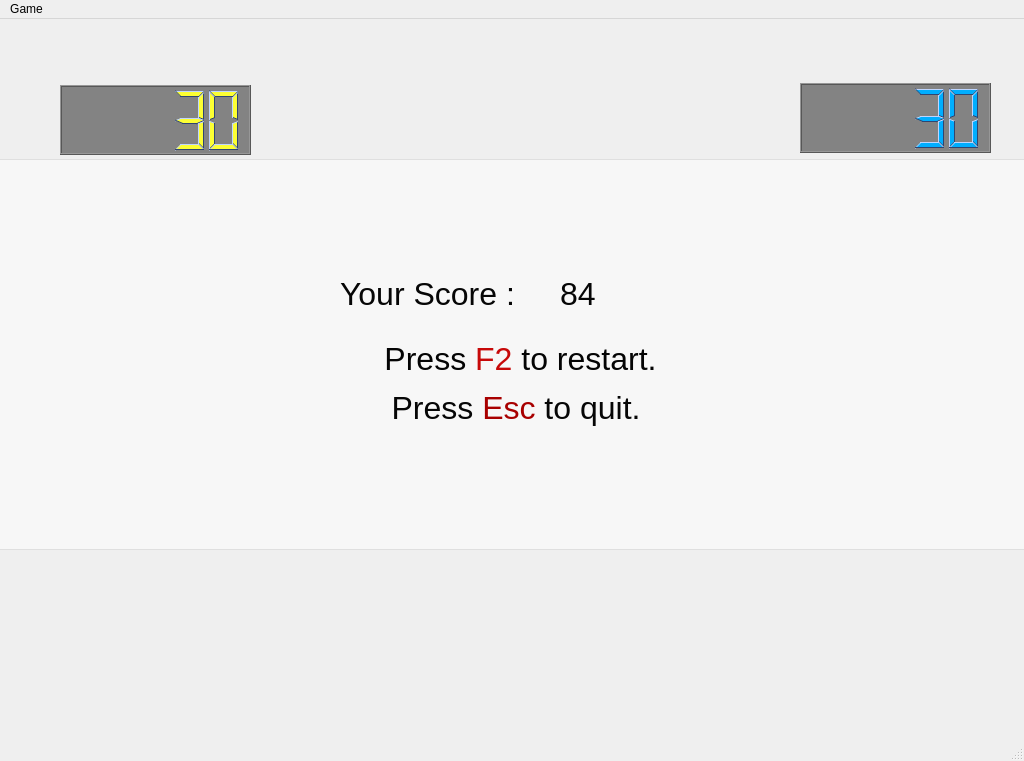
<?xml version="1.0" encoding="UTF-8"?>
<ui version="4.0">
 <class>Forest</class>
 <widget class="QMainWindow" name="Forest">
  <property name="geometry">
   <rect>
    <x>0</x>
    <y>0</y>
    <width>1024</width>
    <height>761</height>
   </rect>
  </property>
  <property name="windowTitle">
   <string>Forest</string>
  </property>
  <widget class="QWidget" name="centralWidget">
   <property name="enabled">
    <bool>true</bool>
   </property>
   <property name="minimumSize">
    <size>
     <width>1024</width>
     <height>683</height>
    </size>
   </property>
   <property name="maximumSize">
    <size>
     <width>1024</width>
     <height>683</height>
    </size>
   </property>
   <widget class="QTextBrowser" name="textBrowser">
    <property name="geometry">
     <rect>
      <x>-20</x>
      <y>140</y>
      <width>1061</width>
      <height>391</height>
     </rect>
    </property>
    <property name="autoFillBackground">
     <bool>false</bool>
    </property>
    <property name="styleSheet">
     <string notr="true">background-color: rgba(255, 255, 255, 121);
selection-color: rgba(255, 255, 255, 0);
selection-background-color: rgba(255, 255, 255, 0);</string>
    </property>
    <property name="frameShadow">
     <enum>QFrame::Plain</enum>
    </property>
    <property name="lineWidth">
     <number>0</number>
    </property>
    <property name="html">
     <string>&lt;!DOCTYPE HTML PUBLIC &quot;-//W3C//DTD HTML 4.0//EN&quot; &quot;http://www.w3.org/TR/REC-html40/strict.dtd&quot;&gt;
&lt;html&gt;&lt;head&gt;&lt;meta name=&quot;qrichtext&quot; content=&quot;1&quot; /&gt;&lt;style type=&quot;text/css&quot;&gt;
p, li { white-space: pre-wrap; }
&lt;/style&gt;&lt;/head&gt;&lt;body style=&quot; font-family:'Cantarell'; font-size:11pt; font-weight:400; font-style:normal;&quot;&gt;
&lt;p align=&quot;center&quot; style=&quot;-qt-paragraph-type:empty; margin-top:0px; margin-bottom:0px; margin-left:0px; margin-right:0px; -qt-block-indent:0; text-indent:0px;&quot;&gt;&lt;br /&gt;&lt;/p&gt;&lt;/body&gt;&lt;/html&gt;</string>
    </property>
   </widget>
   <widget class="QLabel" name="label">
    <property name="geometry">
     <rect>
      <x>230</x>
      <y>190</y>
      <width>631</width>
      <height>281</height>
     </rect>
    </property>
    <property name="focusPolicy">
     <enum>Qt::StrongFocus</enum>
    </property>
    <property name="text">
     <string/>
    </property>
   </widget>
   <widget class="QLabel" name="label_2">
    <property name="geometry">
     <rect>
      <x>0</x>
      <y>0</y>
      <width>1024</width>
      <height>61</height>
     </rect>
    </property>
    <property name="text">
     <string/>
    </property>
    <property name="pixmap">
     <pixmap>black-wallpaper-1.jpg</pixmap>
    </property>
   </widget>
   <widget class="QLabel" name="label_3">
    <property name="geometry">
     <rect>
      <x>0</x>
      <y>580</y>
      <width>1024</width>
      <height>101</height>
     </rect>
    </property>
    <property name="text">
     <string/>
    </property>
    <property name="pixmap">
     <pixmap>black-wallpaper-1.jpg</pixmap>
    </property>
   </widget>
   <widget class="QLabel" name="AbeIntro">
    <property name="enabled">
     <bool>true</bool>
    </property>
    <property name="geometry">
     <rect>
      <x>0</x>
      <y>-10</y>
      <width>1024</width>
      <height>701</height>
     </rect>
    </property>
    <property name="text">
     <string/>
    </property>
    <property name="pixmap">
     <pixmap>Abe.png</pixmap>
    </property>
   </widget>
   <widget class="QLCDNumber" name="lcdNumber">
    <property name="geometry">
     <rect>
      <x>800</x>
      <y>64</y>
      <width>191</width>
      <height>70</height>
     </rect>
    </property>
    <property name="palette">
     <palette>
      <active>
       <colorrole role="WindowText">
        <brush brushstyle="SolidPattern">
         <color alpha="255">
          <red>0</red>
          <green>174</green>
          <blue>255</blue>
         </color>
        </brush>
       </colorrole>
       <colorrole role="Button">
        <brush brushstyle="SolidPattern">
         <color alpha="255">
          <red>131</red>
          <green>131</green>
          <blue>131</blue>
         </color>
        </brush>
       </colorrole>
       <colorrole role="Light">
        <brush brushstyle="SolidPattern">
         <color alpha="255">
          <red>191</red>
          <green>213</green>
          <blue>255</blue>
         </color>
        </brush>
       </colorrole>
       <colorrole role="Midlight">
        <brush brushstyle="SolidPattern">
         <color alpha="255">
          <red>143</red>
          <green>176</green>
          <blue>240</blue>
         </color>
        </brush>
       </colorrole>
       <colorrole role="Dark">
        <brush brushstyle="SolidPattern">
         <color alpha="255">
          <red>47</red>
          <green>69</green>
          <blue>113</blue>
         </color>
        </brush>
       </colorrole>
       <colorrole role="Mid">
        <brush brushstyle="SolidPattern">
         <color alpha="255">
          <red>63</red>
          <green>93</green>
          <blue>151</blue>
         </color>
        </brush>
       </colorrole>
       <colorrole role="Text">
        <brush brushstyle="SolidPattern">
         <color alpha="255">
          <red>0</red>
          <green>0</green>
          <blue>0</blue>
         </color>
        </brush>
       </colorrole>
       <colorrole role="BrightText">
        <brush brushstyle="SolidPattern">
         <color alpha="255">
          <red>255</red>
          <green>255</green>
          <blue>255</blue>
         </color>
        </brush>
       </colorrole>
       <colorrole role="ButtonText">
        <brush brushstyle="SolidPattern">
         <color alpha="255">
          <red>0</red>
          <green>0</green>
          <blue>0</blue>
         </color>
        </brush>
       </colorrole>
       <colorrole role="Base">
        <brush brushstyle="SolidPattern">
         <color alpha="255">
          <red>131</red>
          <green>131</green>
          <blue>131</blue>
         </color>
        </brush>
       </colorrole>
       <colorrole role="Window">
        <brush brushstyle="SolidPattern">
         <color alpha="255">
          <red>131</red>
          <green>131</green>
          <blue>131</blue>
         </color>
        </brush>
       </colorrole>
       <colorrole role="Shadow">
        <brush brushstyle="SolidPattern">
         <color alpha="255">
          <red>0</red>
          <green>0</green>
          <blue>0</blue>
         </color>
        </brush>
       </colorrole>
       <colorrole role="AlternateBase">
        <brush brushstyle="SolidPattern">
         <color alpha="255">
          <red>175</red>
          <green>197</green>
          <blue>240</blue>
         </color>
        </brush>
       </colorrole>
       <colorrole role="ToolTipBase">
        <brush brushstyle="SolidPattern">
         <color alpha="255">
          <red>255</red>
          <green>255</green>
          <blue>220</blue>
         </color>
        </brush>
       </colorrole>
       <colorrole role="ToolTipText">
        <brush brushstyle="SolidPattern">
         <color alpha="255">
          <red>0</red>
          <green>0</green>
          <blue>0</blue>
         </color>
        </brush>
       </colorrole>
      </active>
      <inactive>
       <colorrole role="WindowText">
        <brush brushstyle="SolidPattern">
         <color alpha="255">
          <red>0</red>
          <green>174</green>
          <blue>255</blue>
         </color>
        </brush>
       </colorrole>
       <colorrole role="Button">
        <brush brushstyle="SolidPattern">
         <color alpha="255">
          <red>131</red>
          <green>131</green>
          <blue>131</blue>
         </color>
        </brush>
       </colorrole>
       <colorrole role="Light">
        <brush brushstyle="SolidPattern">
         <color alpha="255">
          <red>191</red>
          <green>213</green>
          <blue>255</blue>
         </color>
        </brush>
       </colorrole>
       <colorrole role="Midlight">
        <brush brushstyle="SolidPattern">
         <color alpha="255">
          <red>143</red>
          <green>176</green>
          <blue>240</blue>
         </color>
        </brush>
       </colorrole>
       <colorrole role="Dark">
        <brush brushstyle="SolidPattern">
         <color alpha="255">
          <red>47</red>
          <green>69</green>
          <blue>113</blue>
         </color>
        </brush>
       </colorrole>
       <colorrole role="Mid">
        <brush brushstyle="SolidPattern">
         <color alpha="255">
          <red>63</red>
          <green>93</green>
          <blue>151</blue>
         </color>
        </brush>
       </colorrole>
       <colorrole role="Text">
        <brush brushstyle="SolidPattern">
         <color alpha="255">
          <red>0</red>
          <green>0</green>
          <blue>0</blue>
         </color>
        </brush>
       </colorrole>
       <colorrole role="BrightText">
        <brush brushstyle="SolidPattern">
         <color alpha="255">
          <red>255</red>
          <green>255</green>
          <blue>255</blue>
         </color>
        </brush>
       </colorrole>
       <colorrole role="ButtonText">
        <brush brushstyle="SolidPattern">
         <color alpha="255">
          <red>0</red>
          <green>0</green>
          <blue>0</blue>
         </color>
        </brush>
       </colorrole>
       <colorrole role="Base">
        <brush brushstyle="SolidPattern">
         <color alpha="255">
          <red>131</red>
          <green>131</green>
          <blue>131</blue>
         </color>
        </brush>
       </colorrole>
       <colorrole role="Window">
        <brush brushstyle="SolidPattern">
         <color alpha="255">
          <red>131</red>
          <green>131</green>
          <blue>131</blue>
         </color>
        </brush>
       </colorrole>
       <colorrole role="Shadow">
        <brush brushstyle="SolidPattern">
         <color alpha="255">
          <red>0</red>
          <green>0</green>
          <blue>0</blue>
         </color>
        </brush>
       </colorrole>
       <colorrole role="AlternateBase">
        <brush brushstyle="SolidPattern">
         <color alpha="255">
          <red>175</red>
          <green>197</green>
          <blue>240</blue>
         </color>
        </brush>
       </colorrole>
       <colorrole role="ToolTipBase">
        <brush brushstyle="SolidPattern">
         <color alpha="255">
          <red>255</red>
          <green>255</green>
          <blue>220</blue>
         </color>
        </brush>
       </colorrole>
       <colorrole role="ToolTipText">
        <brush brushstyle="SolidPattern">
         <color alpha="255">
          <red>0</red>
          <green>0</green>
          <blue>0</blue>
         </color>
        </brush>
       </colorrole>
      </inactive>
      <disabled>
       <colorrole role="WindowText">
        <brush brushstyle="SolidPattern">
         <color alpha="255">
          <red>47</red>
          <green>69</green>
          <blue>113</blue>
         </color>
        </brush>
       </colorrole>
       <colorrole role="Button">
        <brush brushstyle="SolidPattern">
         <color alpha="255">
          <red>131</red>
          <green>131</green>
          <blue>131</blue>
         </color>
        </brush>
       </colorrole>
       <colorrole role="Light">
        <brush brushstyle="SolidPattern">
         <color alpha="255">
          <red>191</red>
          <green>213</green>
          <blue>255</blue>
         </color>
        </brush>
       </colorrole>
       <colorrole role="Midlight">
        <brush brushstyle="SolidPattern">
         <color alpha="255">
          <red>143</red>
          <green>176</green>
          <blue>240</blue>
         </color>
        </brush>
       </colorrole>
       <colorrole role="Dark">
        <brush brushstyle="SolidPattern">
         <color alpha="255">
          <red>47</red>
          <green>69</green>
          <blue>113</blue>
         </color>
        </brush>
       </colorrole>
       <colorrole role="Mid">
        <brush brushstyle="SolidPattern">
         <color alpha="255">
          <red>63</red>
          <green>93</green>
          <blue>151</blue>
         </color>
        </brush>
       </colorrole>
       <colorrole role="Text">
        <brush brushstyle="SolidPattern">
         <color alpha="255">
          <red>47</red>
          <green>69</green>
          <blue>113</blue>
         </color>
        </brush>
       </colorrole>
       <colorrole role="BrightText">
        <brush brushstyle="SolidPattern">
         <color alpha="255">
          <red>255</red>
          <green>255</green>
          <blue>255</blue>
         </color>
        </brush>
       </colorrole>
       <colorrole role="ButtonText">
        <brush brushstyle="SolidPattern">
         <color alpha="255">
          <red>47</red>
          <green>69</green>
          <blue>113</blue>
         </color>
        </brush>
       </colorrole>
       <colorrole role="Base">
        <brush brushstyle="SolidPattern">
         <color alpha="255">
          <red>131</red>
          <green>131</green>
          <blue>131</blue>
         </color>
        </brush>
       </colorrole>
       <colorrole role="Window">
        <brush brushstyle="SolidPattern">
         <color alpha="255">
          <red>131</red>
          <green>131</green>
          <blue>131</blue>
         </color>
        </brush>
       </colorrole>
       <colorrole role="Shadow">
        <brush brushstyle="SolidPattern">
         <color alpha="255">
          <red>0</red>
          <green>0</green>
          <blue>0</blue>
         </color>
        </brush>
       </colorrole>
       <colorrole role="AlternateBase">
        <brush brushstyle="SolidPattern">
         <color alpha="255">
          <red>95</red>
          <green>139</green>
          <blue>226</blue>
         </color>
        </brush>
       </colorrole>
       <colorrole role="ToolTipBase">
        <brush brushstyle="SolidPattern">
         <color alpha="255">
          <red>255</red>
          <green>255</green>
          <blue>220</blue>
         </color>
        </brush>
       </colorrole>
       <colorrole role="ToolTipText">
        <brush brushstyle="SolidPattern">
         <color alpha="255">
          <red>0</red>
          <green>0</green>
          <blue>0</blue>
         </color>
        </brush>
       </colorrole>
      </disabled>
     </palette>
    </property>
    <property name="styleSheet">
     <string notr="true">background-color: rgb(131, 131, 131);</string>
    </property>
    <property name="intValue" stdset="0">
     <number>30</number>
    </property>
   </widget>
   <widget class="QLabel" name="MoveAbe">
    <property name="geometry">
     <rect>
      <x>1100</x>
      <y>210</y>
      <width>221</width>
      <height>241</height>
     </rect>
    </property>
    <property name="text">
     <string/>
    </property>
    <property name="pixmap">
     <pixmap>../build-ForestFairy-Desktop_Qt_5_6_0_MinGW_32bit-Debug/Abe Chair.png</pixmap>
    </property>
   </widget>
   <widget class="QLCDNumber" name="LCDScore">
    <property name="geometry">
     <rect>
      <x>60</x>
      <y>66</y>
      <width>191</width>
      <height>70</height>
     </rect>
    </property>
    <property name="palette">
     <palette>
      <active>
       <colorrole role="WindowText">
        <brush brushstyle="SolidPattern">
         <color alpha="255">
          <red>252</red>
          <green>255</green>
          <blue>51</blue>
         </color>
        </brush>
       </colorrole>
       <colorrole role="Button">
        <brush brushstyle="SolidPattern">
         <color alpha="255">
          <red>131</red>
          <green>131</green>
          <blue>131</blue>
         </color>
        </brush>
       </colorrole>
       <colorrole role="Light">
        <brush brushstyle="SolidPattern">
         <color alpha="255">
          <red>191</red>
          <green>213</green>
          <blue>255</blue>
         </color>
        </brush>
       </colorrole>
       <colorrole role="Midlight">
        <brush brushstyle="SolidPattern">
         <color alpha="255">
          <red>143</red>
          <green>176</green>
          <blue>240</blue>
         </color>
        </brush>
       </colorrole>
       <colorrole role="Dark">
        <brush brushstyle="SolidPattern">
         <color alpha="255">
          <red>47</red>
          <green>69</green>
          <blue>113</blue>
         </color>
        </brush>
       </colorrole>
       <colorrole role="Mid">
        <brush brushstyle="SolidPattern">
         <color alpha="255">
          <red>63</red>
          <green>93</green>
          <blue>151</blue>
         </color>
        </brush>
       </colorrole>
       <colorrole role="Text">
        <brush brushstyle="SolidPattern">
         <color alpha="255">
          <red>0</red>
          <green>0</green>
          <blue>0</blue>
         </color>
        </brush>
       </colorrole>
       <colorrole role="BrightText">
        <brush brushstyle="SolidPattern">
         <color alpha="255">
          <red>255</red>
          <green>255</green>
          <blue>255</blue>
         </color>
        </brush>
       </colorrole>
       <colorrole role="ButtonText">
        <brush brushstyle="SolidPattern">
         <color alpha="255">
          <red>0</red>
          <green>0</green>
          <blue>0</blue>
         </color>
        </brush>
       </colorrole>
       <colorrole role="Base">
        <brush brushstyle="SolidPattern">
         <color alpha="255">
          <red>131</red>
          <green>131</green>
          <blue>131</blue>
         </color>
        </brush>
       </colorrole>
       <colorrole role="Window">
        <brush brushstyle="SolidPattern">
         <color alpha="255">
          <red>131</red>
          <green>131</green>
          <blue>131</blue>
         </color>
        </brush>
       </colorrole>
       <colorrole role="Shadow">
        <brush brushstyle="SolidPattern">
         <color alpha="255">
          <red>0</red>
          <green>0</green>
          <blue>0</blue>
         </color>
        </brush>
       </colorrole>
       <colorrole role="AlternateBase">
        <brush brushstyle="SolidPattern">
         <color alpha="255">
          <red>175</red>
          <green>197</green>
          <blue>240</blue>
         </color>
        </brush>
       </colorrole>
       <colorrole role="ToolTipBase">
        <brush brushstyle="SolidPattern">
         <color alpha="255">
          <red>255</red>
          <green>255</green>
          <blue>220</blue>
         </color>
        </brush>
       </colorrole>
       <colorrole role="ToolTipText">
        <brush brushstyle="SolidPattern">
         <color alpha="255">
          <red>0</red>
          <green>0</green>
          <blue>0</blue>
         </color>
        </brush>
       </colorrole>
      </active>
      <inactive>
       <colorrole role="WindowText">
        <brush brushstyle="SolidPattern">
         <color alpha="255">
          <red>252</red>
          <green>255</green>
          <blue>51</blue>
         </color>
        </brush>
       </colorrole>
       <colorrole role="Button">
        <brush brushstyle="SolidPattern">
         <color alpha="255">
          <red>131</red>
          <green>131</green>
          <blue>131</blue>
         </color>
        </brush>
       </colorrole>
       <colorrole role="Light">
        <brush brushstyle="SolidPattern">
         <color alpha="255">
          <red>191</red>
          <green>213</green>
          <blue>255</blue>
         </color>
        </brush>
       </colorrole>
       <colorrole role="Midlight">
        <brush brushstyle="SolidPattern">
         <color alpha="255">
          <red>143</red>
          <green>176</green>
          <blue>240</blue>
         </color>
        </brush>
       </colorrole>
       <colorrole role="Dark">
        <brush brushstyle="SolidPattern">
         <color alpha="255">
          <red>47</red>
          <green>69</green>
          <blue>113</blue>
         </color>
        </brush>
       </colorrole>
       <colorrole role="Mid">
        <brush brushstyle="SolidPattern">
         <color alpha="255">
          <red>63</red>
          <green>93</green>
          <blue>151</blue>
         </color>
        </brush>
       </colorrole>
       <colorrole role="Text">
        <brush brushstyle="SolidPattern">
         <color alpha="255">
          <red>0</red>
          <green>0</green>
          <blue>0</blue>
         </color>
        </brush>
       </colorrole>
       <colorrole role="BrightText">
        <brush brushstyle="SolidPattern">
         <color alpha="255">
          <red>255</red>
          <green>255</green>
          <blue>255</blue>
         </color>
        </brush>
       </colorrole>
       <colorrole role="ButtonText">
        <brush brushstyle="SolidPattern">
         <color alpha="255">
          <red>0</red>
          <green>0</green>
          <blue>0</blue>
         </color>
        </brush>
       </colorrole>
       <colorrole role="Base">
        <brush brushstyle="SolidPattern">
         <color alpha="255">
          <red>131</red>
          <green>131</green>
          <blue>131</blue>
         </color>
        </brush>
       </colorrole>
       <colorrole role="Window">
        <brush brushstyle="SolidPattern">
         <color alpha="255">
          <red>131</red>
          <green>131</green>
          <blue>131</blue>
         </color>
        </brush>
       </colorrole>
       <colorrole role="Shadow">
        <brush brushstyle="SolidPattern">
         <color alpha="255">
          <red>0</red>
          <green>0</green>
          <blue>0</blue>
         </color>
        </brush>
       </colorrole>
       <colorrole role="AlternateBase">
        <brush brushstyle="SolidPattern">
         <color alpha="255">
          <red>175</red>
          <green>197</green>
          <blue>240</blue>
         </color>
        </brush>
       </colorrole>
       <colorrole role="ToolTipBase">
        <brush brushstyle="SolidPattern">
         <color alpha="255">
          <red>255</red>
          <green>255</green>
          <blue>220</blue>
         </color>
        </brush>
       </colorrole>
       <colorrole role="ToolTipText">
        <brush brushstyle="SolidPattern">
         <color alpha="255">
          <red>0</red>
          <green>0</green>
          <blue>0</blue>
         </color>
        </brush>
       </colorrole>
      </inactive>
      <disabled>
       <colorrole role="WindowText">
        <brush brushstyle="SolidPattern">
         <color alpha="255">
          <red>47</red>
          <green>69</green>
          <blue>113</blue>
         </color>
        </brush>
       </colorrole>
       <colorrole role="Button">
        <brush brushstyle="SolidPattern">
         <color alpha="255">
          <red>131</red>
          <green>131</green>
          <blue>131</blue>
         </color>
        </brush>
       </colorrole>
       <colorrole role="Light">
        <brush brushstyle="SolidPattern">
         <color alpha="255">
          <red>191</red>
          <green>213</green>
          <blue>255</blue>
         </color>
        </brush>
       </colorrole>
       <colorrole role="Midlight">
        <brush brushstyle="SolidPattern">
         <color alpha="255">
          <red>143</red>
          <green>176</green>
          <blue>240</blue>
         </color>
        </brush>
       </colorrole>
       <colorrole role="Dark">
        <brush brushstyle="SolidPattern">
         <color alpha="255">
          <red>47</red>
          <green>69</green>
          <blue>113</blue>
         </color>
        </brush>
       </colorrole>
       <colorrole role="Mid">
        <brush brushstyle="SolidPattern">
         <color alpha="255">
          <red>63</red>
          <green>93</green>
          <blue>151</blue>
         </color>
        </brush>
       </colorrole>
       <colorrole role="Text">
        <brush brushstyle="SolidPattern">
         <color alpha="255">
          <red>47</red>
          <green>69</green>
          <blue>113</blue>
         </color>
        </brush>
       </colorrole>
       <colorrole role="BrightText">
        <brush brushstyle="SolidPattern">
         <color alpha="255">
          <red>255</red>
          <green>255</green>
          <blue>255</blue>
         </color>
        </brush>
       </colorrole>
       <colorrole role="ButtonText">
        <brush brushstyle="SolidPattern">
         <color alpha="255">
          <red>47</red>
          <green>69</green>
          <blue>113</blue>
         </color>
        </brush>
       </colorrole>
       <colorrole role="Base">
        <brush brushstyle="SolidPattern">
         <color alpha="255">
          <red>131</red>
          <green>131</green>
          <blue>131</blue>
         </color>
        </brush>
       </colorrole>
       <colorrole role="Window">
        <brush brushstyle="SolidPattern">
         <color alpha="255">
          <red>131</red>
          <green>131</green>
          <blue>131</blue>
         </color>
        </brush>
       </colorrole>
       <colorrole role="Shadow">
        <brush brushstyle="SolidPattern">
         <color alpha="255">
          <red>0</red>
          <green>0</green>
          <blue>0</blue>
         </color>
        </brush>
       </colorrole>
       <colorrole role="AlternateBase">
        <brush brushstyle="SolidPattern">
         <color alpha="255">
          <red>95</red>
          <green>139</green>
          <blue>226</blue>
         </color>
        </brush>
       </colorrole>
       <colorrole role="ToolTipBase">
        <brush brushstyle="SolidPattern">
         <color alpha="255">
          <red>255</red>
          <green>255</green>
          <blue>220</blue>
         </color>
        </brush>
       </colorrole>
       <colorrole role="ToolTipText">
        <brush brushstyle="SolidPattern">
         <color alpha="255">
          <red>0</red>
          <green>0</green>
          <blue>0</blue>
         </color>
        </brush>
       </colorrole>
      </disabled>
     </palette>
    </property>
    <property name="styleSheet">
     <string notr="true">background-color: rgb(131, 131, 131);</string>
    </property>
    <property name="intValue" stdset="0">
     <number>30</number>
    </property>
   </widget>
   <widget class="QLabel" name="Your">
    <property name="geometry">
     <rect>
      <x>340</x>
      <y>210</y>
      <width>231</width>
      <height>131</height>
     </rect>
    </property>
    <property name="text">
     <string>&lt;html&gt;&lt;head/&gt;&lt;body&gt;&lt;p&gt;&lt;span style=&quot; font-size:24pt; color:#060606;&quot;&gt;Your Score : &lt;/span&gt;&lt;/p&gt;&lt;/body&gt;&lt;/html&gt;</string>
    </property>
   </widget>
   <widget class="QLabel" name="Score">
    <property name="geometry">
     <rect>
      <x>560</x>
      <y>210</y>
      <width>161</width>
      <height>131</height>
     </rect>
    </property>
    <property name="text">
     <string>&lt;html&gt;&lt;head/&gt;&lt;body&gt;&lt;p&gt;&lt;span style=&quot; font-size:24pt; color:#060606;&quot;&gt;84&lt;/span&gt;&lt;/p&gt;&lt;/body&gt;&lt;/html&gt;</string>
    </property>
   </widget>
   <widget class="QLabel" name="EndHint">
    <property name="geometry">
     <rect>
      <x>350</x>
      <y>300</y>
      <width>341</width>
      <height>131</height>
     </rect>
    </property>
    <property name="text">
     <string>&lt;html&gt;&lt;head/&gt;&lt;body&gt;&lt;p align=&quot;center&quot;&gt;&lt;span style=&quot; font-size:24pt; color:#040404;&quot;&gt;Press &lt;/span&gt;&lt;span style=&quot; font-size:24pt; color:#c70909;&quot;&gt;F2&lt;/span&gt;&lt;span style=&quot; font-size:24pt; color:#040404;&quot;&gt; to restart.&lt;/span&gt;&lt;/p&gt;&lt;p align=&quot;center&quot;&gt;&lt;span style=&quot; font-size:24pt; color:#060606;&quot;&gt;Press &lt;/span&gt;&lt;span style=&quot; font-size:24pt; color:#a80000;&quot;&gt;Esc&lt;/span&gt;&lt;span style=&quot; font-size:24pt; color:#060606;&quot;&gt; to quit. &lt;/span&gt;&lt;/p&gt;&lt;/body&gt;&lt;/html&gt;</string>
    </property>
   </widget>
   <widget class="QLabel" name="malesymbol">
    <property name="geometry">
     <rect>
      <x>-20</x>
      <y>190</y>
      <width>300</width>
      <height>300</height>
     </rect>
    </property>
    <property name="text">
     <string/>
    </property>
    <property name="pixmap">
     <pixmap>../build-ForestFairy-Desktop_Qt_5_6_0_GCC_64bit-Debug/image/Male_Symbol.png</pixmap>
    </property>
   </widget>
   <zorder>textBrowser</zorder>
   <zorder>malesymbol</zorder>
   <zorder>LCDScore</zorder>
   <zorder>lcdNumber</zorder>
   <zorder>label</zorder>
   <zorder>label_2</zorder>
   <zorder>label_3</zorder>
   <zorder>AbeIntro</zorder>
   <zorder>Your</zorder>
   <zorder>Score</zorder>
   <zorder>MoveAbe</zorder>
   <zorder>EndHint</zorder>
  </widget>
  <widget class="QMenuBar" name="menuBar">
   <property name="geometry">
    <rect>
     <x>0</x>
     <y>0</y>
     <width>1024</width>
     <height>26</height>
    </rect>
   </property>
   <widget class="QMenu" name="menuGame">
    <property name="title">
     <string>Game</string>
    </property>
    <addaction name="actionRestart"/>
   </widget>
   <addaction name="menuGame"/>
  </widget>
  <widget class="QStatusBar" name="statusBar"/>
  <action name="actionRestart">
   <property name="checkable">
    <bool>false</bool>
   </property>
   <property name="text">
    <string>Restart</string>
   </property>
   <property name="menuRole">
    <enum>QAction::ApplicationSpecificRole</enum>
   </property>
  </action>
 </widget>
 <layoutdefault spacing="6" margin="11"/>
 <resources/>
 <connections/>
</ui>
